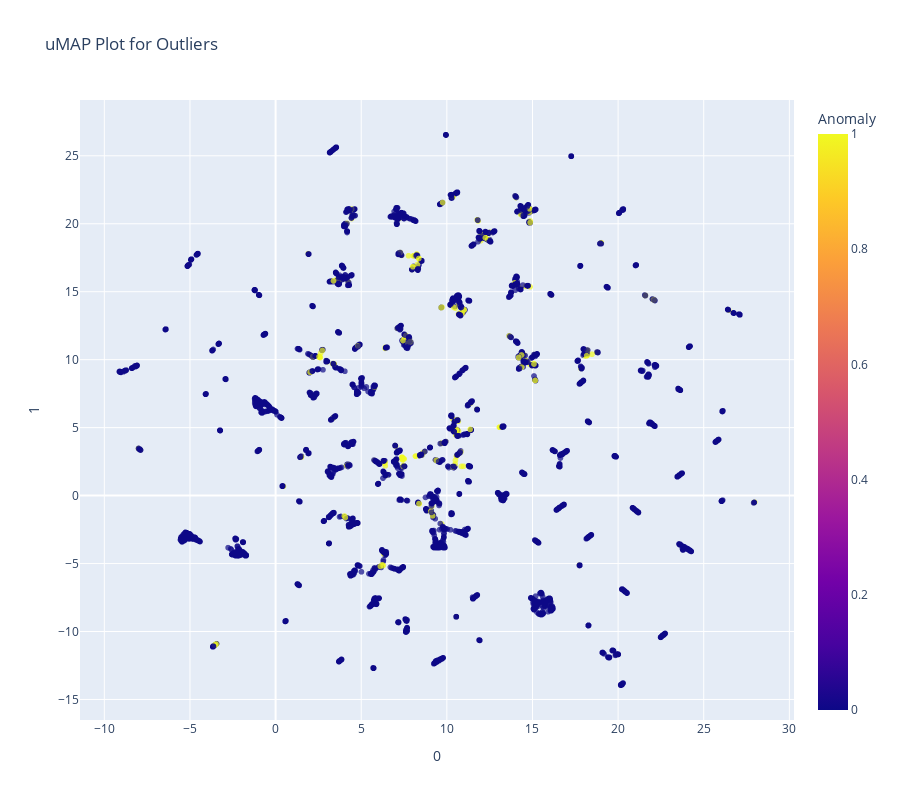

The notebook cell saved with this chart:
### Markdown cell above
**Outlier**, Deteksi dan kuantifikasi outlier

### Code cell
from pycaret.anomaly import *

anomaly = setup(session_id=0,
                data=df,
                outliers_threshold=0.05,
                normalize=True,
                normalize_method='zscore')

outlierIF = create_model('iforest', verbose=False)
df = assign_model(outlierIF)
plot_model(outlierIF, plot='umap')

total_outliers = len(df[df['Anomaly'] == 1])
total_data = len(df)
percent_outliers = (total_outliers / total_data) * 100

print(f"Jumlah total outliers ada: {total_outliers}")
print(f"Persentase outliers: {percent_outliers:.2f}%")

# Tampilkan jumlah nilai Anomaly
print(df.Anomaly.value_counts())

### Figure 1 — Plotly figure (JSON) as saved in the notebook; plotly's stock layout.template omitted (floating-point values rounded to 4 significant figures; data arrays with more than 128 entries replaced by an {"elided": "..."} marker saying what was removed)
{"data": [{"customdata": {"elided": "7805x1 int values"}, "hovertemplate": "0=%{x}<br>1=%{y}<br>Feature=%{customdata[0]}<br>Anomaly=%{marker.color}<extra></extra>", "legendgroup": "", "marker": {"color": {"elided": "7805 int values"}, "coloraxis": "coloraxis", "opacity": 0.7, "symbol": "circle"}, "mode": "markers", "name": "", "showlegend": false, "type": "scattergl", "x": {"elided": "7805 float values"}, "xaxis": "x", "y": {"elided": "7805 float values"}, "yaxis": "y"}], "layout": {"coloraxis": {"colorbar": {"title": {"text": "Anomaly"}}, "colorscale": [[0, "#0d0887"], [0.1111, "#46039f"], [0.2222, "#7201a8"], [0.3333, "#9c179e"], [0.4444, "#bd3786"], [0.5556, "#d8576b"], [0.6667, "#ed7953"], [0.7778, "#fb9f3a"], [0.8889, "#fdca26"], [1, "#f0f921"]]}, "height": 800, "legend": {"tracegroupgap": 0}, "title": {"text": "uMAP Plot for Outliers"}, "width": 900, "xaxis": {"anchor": "y", "domain": [0, 1], "title": {"text": "0"}}, "yaxis": {"anchor": "x", "domain": [0, 1], "title": {"text": "1"}}}}
